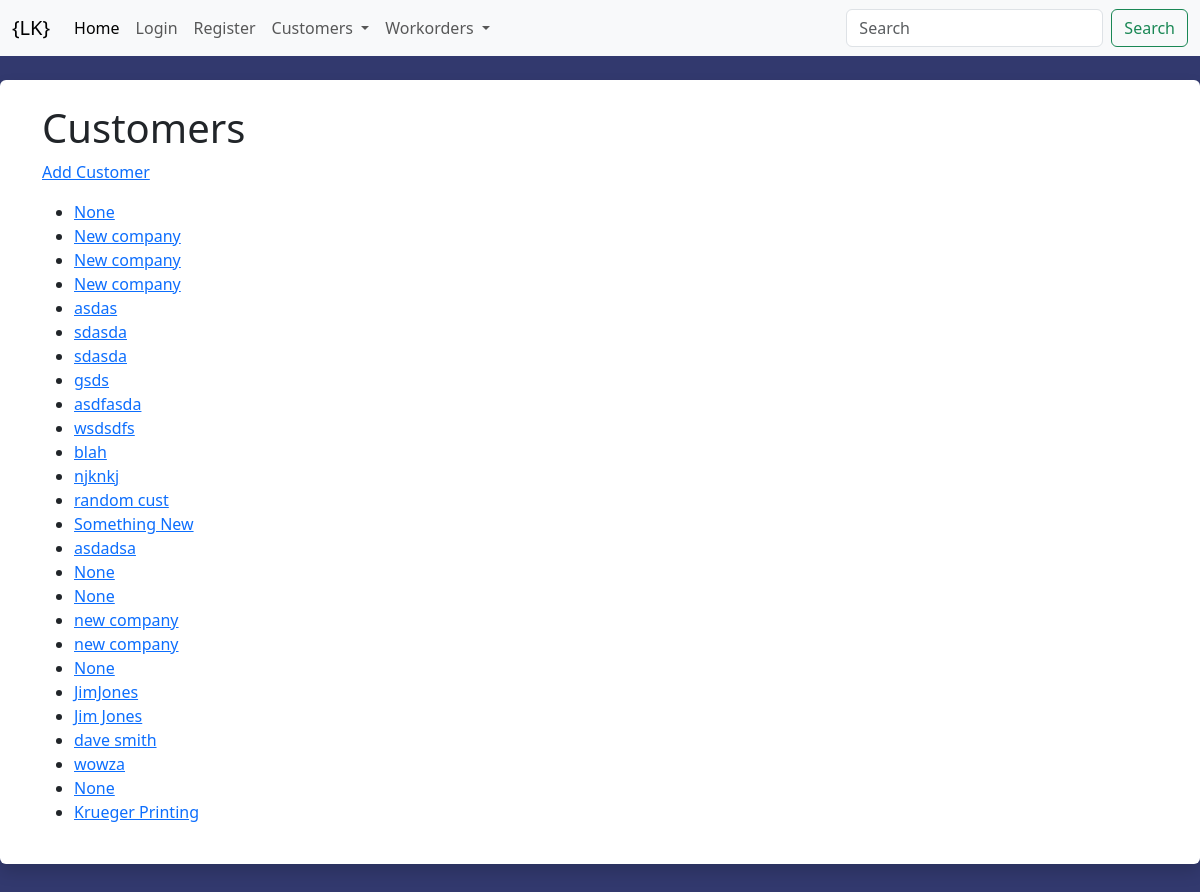
/customers/, run on an earlier commit of the app's database.
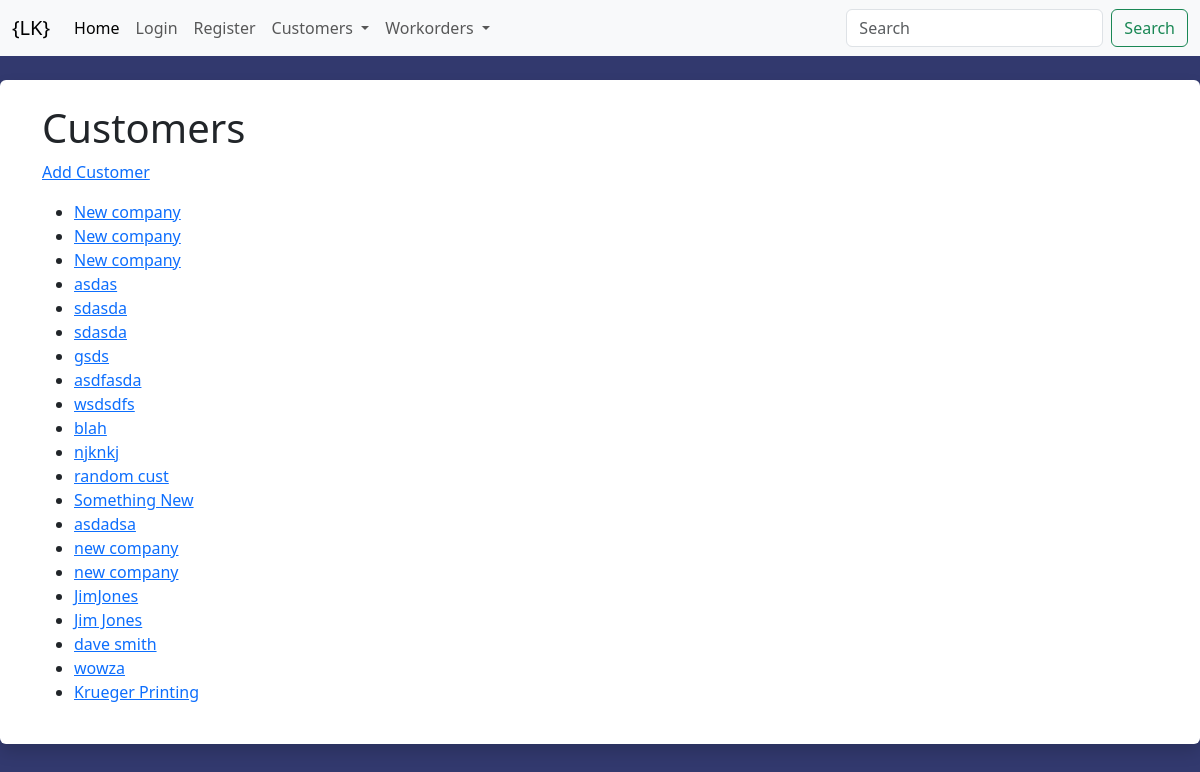
And on a later commit of the database.
### customers/models.py (models this page shows, shortened)
class Customer(models.Model):
    company_name = models.CharField('Company Name', max_length=100, blank=True, null=True)
    first_name = models.CharField('First Name', max_length=100, blank=True, null=True)
    last_name = models.CharField('Last Name', max_length=100, blank=True, null=True)
    address1 = models.CharField('Address 1', max_length=100, blank=True, null=True)
    address2 = models.CharField('Adddress 2', max_length=100, blank=True, null=True)
    city = models.CharField('City', max_length=100, blank=True, null=True)
    state = models.CharField('State', max_length=100, blank = True, null=True)
    zipcode = models.CharField('Zipcode', max_length=100, blank=True, null=True)
    phone1 = models.CharField('Phone 1', max_length=100, blank=True, null=True)
    phone2 = models.CharField('Phone 2', max_length=100, blank=True, null=True)
    email = models.EmailField('Email', max_length=100, blank=True, null=True)
    website = models.URLField('Website', max_length=100, blank=True, null=True)
    created = models.DateTimeField(auto_now_add=True, blank=False, null=False)
    updated = models.DateTimeField(auto_now = True, blank=False, null=False)
    active = models.BooleanField(default=True)
    def get_absolute_url(self):
        return reverse("customers:detail", kwargs={"id": self.id})

### customers/views.py (the view)
# urls.py: path("", customer_list_view, name='list'),
def customer_list_view(request):
    qs = Customer.objects.all()
    context = {
        "object_list": qs
    }
    return render(request, "customers/list.html", context)

### templates/customers/list.html
{% extends "base.html" %}
{% block content %}
<h1>Customers</h1>
<a href="{% url 'customers:create' %}">Add Customer</a>
<p><ul>
    {% for x in  object_list %}
    <li><a href='{{ x.get_absolute_url }}'>{{ x.company_name }}</a></li>
    {% endfor %}
    </ul></p>
{% endblock content %}

What changed in the data, as far as the page shows it:
removed Customer: company_name "None"
removed Customer: company_name "None"
removed Customer: company_name "None"
removed Customer: company_name "None"
removed Customer: company_name "None"
